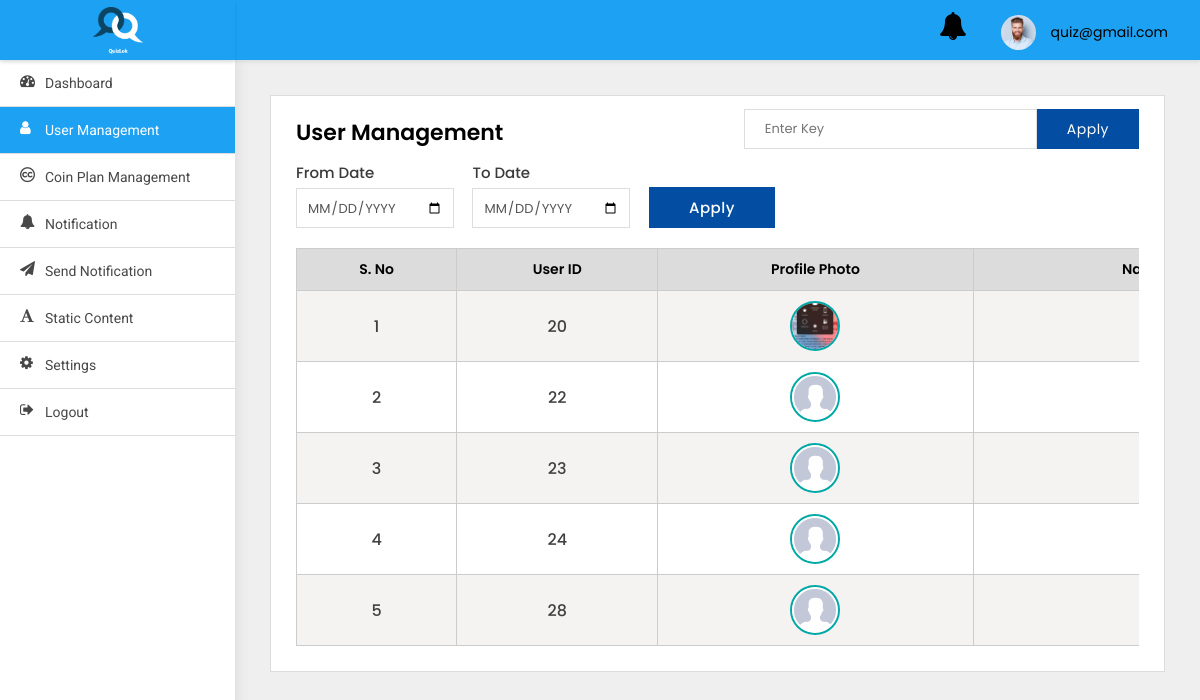
The page /adminpanel/users-list/?page=2 (signed in) on the database as committed earlier.
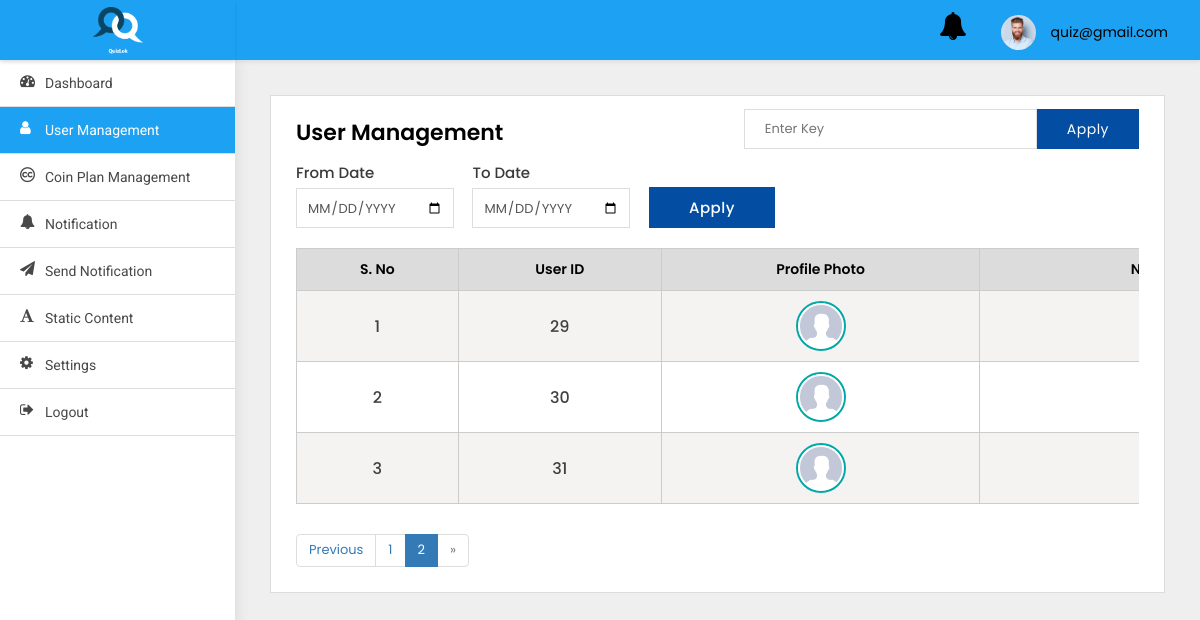
The same page on the database as committed later.
### src/models.py (models this page shows)
class AppUser(models.Model):
    username = models.CharField(default='first name', max_length=100)
    country_code = models.CharField(default='+91', max_length=10)
    phone_number = models.CharField(default='', max_length=13)
    password = models.CharField(default='123456', max_length=100)
    profile_pic = models.ImageField(default='default_profile.png', null=True, blank=True)
    device_token = models.CharField(default='', max_length=2000)
    created_at = models.DateTimeField(auto_now_add=True)

### adminpanel/views.py (the view)
# urls.py: path('users-list/', UsersList.as_view(), name='users-list'),
class UsersList(LoginRequiredMixin, ListView):
    paginate_by = 5
    model = User
    template_name = 'user-management.html'
    login_url = 'adminpanel:login'
    def get(self, request, *args, **kwargs):
        qs = self.request.GET.get('qs')
        if qs:
            search = AppUser.objects.filter(Q(username__icontains=qs) |
                                            Q(id__icontains=qs) |
                                            Q(phone_number__icontains=qs))
            search_count = len(search)
            context = {
                'search': search,
            }
            if search:
                messages.info(self.request, str(
                    search_count) + ' matches found')
                return render(self.request, 'user-management.html', context)
            else:
                messages.info(self.request, 'No results found')
                return render(self.request, 'user-management.html', context)
        else:
            users = AppUser.objects.all()
            myfilter = UserFilter(self.request.GET, queryset=users)
            users = myfilter.qs
            print(users.count())
            paginator = Paginator(users, self.paginate_by)
            page_number = self.request.GET.get('page')
            page_obj = paginator.get_page(page_number)
            context = {
                'object_list': users,
                'myfilter': myfilter,
                'pages': page_obj,
            }
            return render(self.request, "user-management.html", context)

### adminpanel/templates/user-management.html (shortened to what the changed rows need)
{% extends 'base.html' %}
{% block body %}
<div class="WrapperArea">
    <div class="WrapperBox">
        <div class="Small-Wrapper">
            {% if search %}
            <div class="TableList">
                <div class="dragscroll">
                    <table style="width: 150vw">
                        <thead>
                        <tr>
                            <th>S. No</th>
                            <th>User ID</th>
                            <th>Name of the user</th>
                            <th>Profile Photo</th>
                            <th>Phone Number</th>
                            <th>Action</th>
                        </tr>
                        </thead>
                        <tbody>
                        {% for object in search %}
                        <tr>
                            <td>{{forloop.counter}}</td>
                            <td>{{object.id}}</td>
                            <td>{{object.username}}</td>
                            {% if object.profile_pic %}
                            <td>
                                <figure><img src="{{object.profile_pic.url}}" alt="Profile pic"></figure>
                            </td>
                            {% else %}
                            <td>
                                <figure><img src="https://snapic-bucket.s3.amazonaws.com/static/default_profile.png"
                                             alt=""></figure>
                            </td>
                            {% endif %}
                            <td>{{object.phone_number}}</td>
                            <td>
                                <a class="Blue" href="{% url 'adminpanel:user-detail' object.id %}">
                                    <i class="fa fa-eye"></i>
                                </a>
                                <button class="Red deleteButton" value="{{object.id}}" data-toggle="modal"
                                        data-target="#DeleteModal" style="border:none;box-shadow:none;
                                                                                background:transparent;outline:0;">
                                    <i class="fa fa-trash"></i>
                                </button>
                                {% if object.is_blocked %}
                                <button class="Red cross" data-target="#UnBlock" data-toggle="modal"
                                        value="{{object.id}}"
                                        style="border:none;box-shadow:none;background:transparent;outline:0;margin-left:10px;">
                                    <i class="fa fa-ban"></i>
                                </button>
                                {% else %}
                                <button class="Green tick" data-target="#Block" data-toggle="modal"
                                        value="{{object.id}}"
                                        style="border:none;box-shadow:none;background:transparent;outline:0;margin-left:10px;">
                                    <i class="fa fa-check"></i>
                                </button>
                                {% endif %}
                            </td>
                        </tr>
                        {% endfor %}
                        </tbody>
                    </table>
                </div>
            </div>
            {% elif pages %}
            <div class="TableList">
                <div class="dragscroll">
                    <table style="width: 150vw">
                        <thead>
                        <tr>
                            <th>S. No</th>
                            <th>User ID</th>
                            <th>Profile Photo</th>
                            <th>Name of the user</th>
                        </tr>
                        </thead>
                        <tbody>
                        {% for object in pages %}
                        <tr>
                            <td>{{forloop.counter}}</td>
                            <td>{{object.id}}</td>
                            {% if object.profile_pic %}
                            <td>
                                <center>
                                    <figure><img src="{{object.profile_pic.url}}" alt="Profile pic"></figure>
                                </center>
                            </td>
                            {% endif %}
                            <td>{{object.username}}</td>
                        </tr>
                        {% endfor %}
                        </tbody>
                    </table>
                </div>
            </div>
            {% endif %}
            {% if pages.has_other_pages %}
            <ul class="pagination">
                {% if pages.has_previous %}
                <li class="page-item"><a aria-label="Previous" class="page-link"
                                         href="?page={{ pages.previous_page_number }}">Previous</a></li>
                {% else %}
                <li class="page-item disabled"><span>&laquo;</span></li>
                {% endif %}
                {% for i in pages.paginator.page_range %}
                {% if pages.number == i %}
                <li class="page-item active"><span>{{ i }} <span class="sr-only">(current)</span></span></li>
                {% else %}
                <li class="page-item"><a class="page-link" href="?page={{ i }}">{{ i }}</a></li>
                {% endif %}
                {% endfor %}
                {% if pages.has_next %}
                <li class="page-item"><a aria-label="Next" class="page-link" href="?page={{ pages.next_page_number }}">Next</a>
                </li>
                {% else %}
                <li class="page-item disabled"><span>&raquo;</span></li>
                {% endif %}
            </ul>
            {% endif %}
        </div>
    </div>
</div>
{% endblock body %}

Rows that differ between the two databases and show on the page:
no longer on this page (row unchanged): AppUser: id "20", profile_pic (picture)
no longer on this page (row edited): AppUser: id "22", profile_pic (placeholder picture)
no longer on this page (row unchanged): AppUser: id "23", profile_pic (placeholder picture)
no longer on this page (row unchanged): AppUser: id "24", profile_pic (placeholder picture)
no longer on this page (row unchanged): AppUser: id "28", profile_pic (placeholder picture)
added AppUser: id "29", profile_pic (placeholder picture)
added AppUser: id "30", profile_pic (placeholder picture)
added AppUser: id "31", profile_pic (placeholder picture)
Other text that changed with them:
text now shown: "Previous »"
new list line: "1"
new list line: "2"
